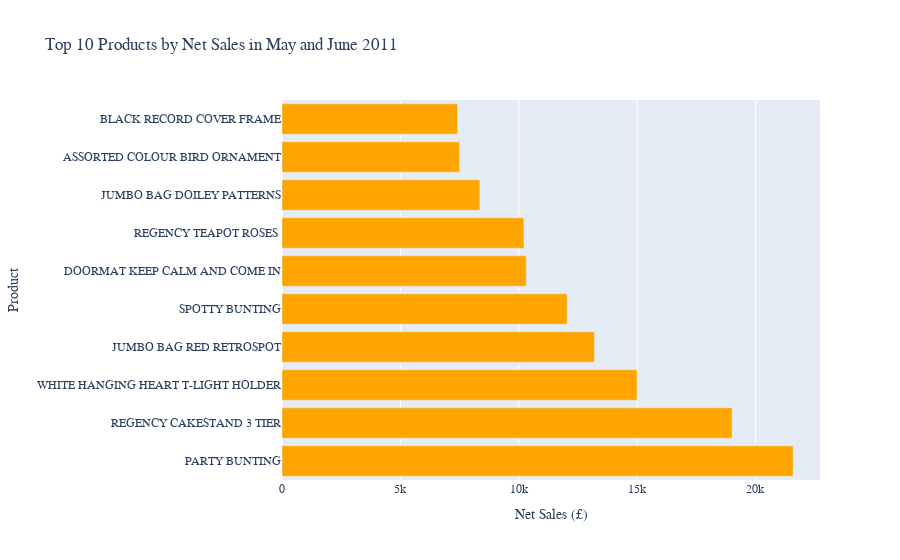

The notebook cell this image was saved under:
### Code cell
# Create a graph which displays the top 10 products by net sales in May and June

fig = px.bar(
    top_10_summer_products,
    x="Value",
    y="Description",
    title="Top 10 Products by Net Sales in May and June 2011",
    labels={"Value": "Net Sales (£)", "Description": "Product"},
    color_discrete_sequence=['orange']
)

fig.update_layout(
    xaxis_title="Net Sales (£)",
    yaxis_title="Product",
    font=dict(family="Arial"),
)

fig.show()

### Figure 1 — Plotly figure (JSON) as saved in the notebook; plotly's stock layout.template omitted (floating-point values rounded to 4 significant figures)
{"data": [{"alignmentgroup": "True", "hovertemplate": "Net Sales (£)=%{x}<br>Product=%{y}<extra></extra>", "legendgroup": "", "marker": {"color": "orange", "pattern": {"shape": ""}}, "name": "", "offsetgroup": "", "orientation": "h", "showlegend": false, "textposition": "auto", "type": "bar", "x": [21590.0, 19010.0, 15000.0, 13190.0, 12040.0, 10320.0, 10220.0, 8356.0, 7499.0, 7414.0], "xaxis": "x", "y": ["PARTY BUNTING", "REGENCY CAKESTAND 3 TIER", "WHITE HANGING HEART T-LIGHT HOLDER", "JUMBO BAG RED RETROSPOT", "SPOTTY BUNTING", "DOORMAT KEEP CALM AND COME IN", "REGENCY TEAPOT ROSES ", "JUMBO BAG DOILEY PATTERNS", "ASSORTED COLOUR BIRD ORNAMENT", "BLACK RECORD COVER FRAME"], "yaxis": "y"}], "layout": {"barmode": "relative", "font": {"family": "Arial"}, "legend": {"tracegroupgap": 0}, "title": {"text": "Top 10 Products by Net Sales in May and June 2011"}, "xaxis": {"anchor": "y", "domain": [0, 1], "title": {"text": "Net Sales (£)"}}, "yaxis": {"anchor": "x", "domain": [0, 1], "title": {"text": "Product"}}}}
